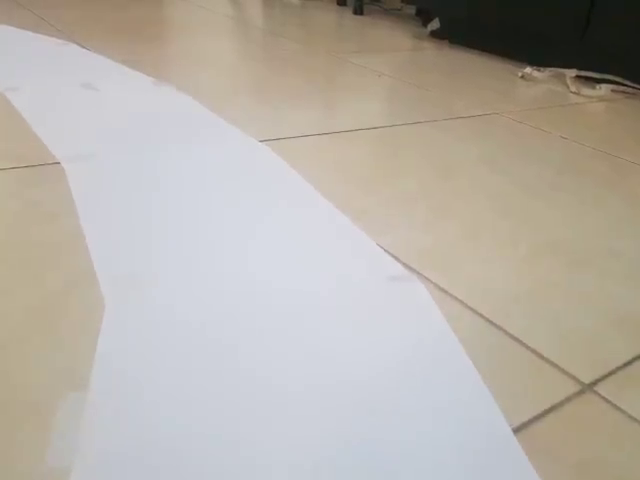
#> input picture frame 73 of OpenCv/Resources/vid1.mp4, 640 x 480 px
$ python 'warp test.py'
#> lines starting #> are read from the running program, lines starting #| are printed output that depends on the picture; after the words box and inside, x2 and y2 are one past the last pixel; in counts of white or black regions, pixels touching at a corner belong together
### OpenCv/Tutorials/stackedImages.py
import cv2
import numpy as np


def stackImages(scale, imgArray):
    rows = len(imgArray)
    cols = len(imgArray[0])
    rowsAvailable = isinstance(imgArray[0], list)
    width = imgArray[0][0].shape[1]
    height = imgArray[0][0].shape[0]

    if rowsAvailable:

        for x in range(0, rows):
            for y in range(0, cols):

                if imgArray[x][y].shape[:2] == imgArray[0][0].shape[:2]:
                    imgArray[x][y] = cv2.resize(imgArray[x][y], (0, 0), None, scale, scale)

                else:
                    imgArray[x][y] = cv2.resize(imgArray[x][y], (imgArray[0][0].shape[1], imgArray[0][0].shape[0]), None, scale, scale)

                if len(imgArray[x][y].shape) == 2:
                    imgArray[x][y] = cv2.cvtColor(imgArray[x][y], cv2.COLOR_GRAY2BGR)

        imageBlank = np.zeros((height, width, 3), np.uint8)
        hor = [imageBlank] * rows
        hor_con = [imageBlank] * rows
        for x in range(0, rows):
            hor[x] = np.hstack(imgArray[x])
        ver = np.vstack(hor)

    else:

        for x in range(0, rows):

            if imgArray[x].shape[:2] == imgArray[0].shape[:2]:
                imgArray[x] = cv2.resize(imgArray[x], (0, 0), None, scale, scale)

            else:
                imgArray[x] = cv2.resize(imgArray[x], (imgArray[0].shape[1], imgArray[0].shape[0]), None, scale, scale)

            if len(imgArray[x].shape) == 2: imgArray[x] = cv2.cvtColor(imgArray[x], cv2.COLOR_GRAY2BGR)

        hor = np.hstack(imgArray)
        ver = hor

    return ver

### OpenCv/Tutorials/warp test.py
import cv2.cv2 as cv2
import numpy as np
from Tutorials.stackedImages import stackImages

######################
frameWidth = 640
frameHeight = 480
######################


def warp(img, point):

    #pts1 = np.float32([[111, 219], [287, 188], [154, 482], [352, 440]])
    pts1 = np.float32([[170, 60], [470, 60], [70, 420], [570, 420]])
    pts2 = np.float32([[0, 0], [frameWidth, 0], [0, frameHeight], [frameWidth, frameHeight]])
    matrix = cv2.getPerspectiveTransform(pts1, pts2)

    imgOutput = cv2.warpPerspective(img, matrix, (frameWidth, frameHeight))

    homg_point = [point[0], point[1], 1]
    transf_homg_point = matrix.dot(homg_point)
    transf_homg_point /= transf_homg_point[2]
    transf_point = transf_homg_point[:2]
    print(transf_point)

    return imgOutput, transf_point


path = '../Resources/vid1.mp4'
vid = cv2.VideoCapture(path)
vid.set(3, frameWidth)
vid.set(4, frameHeight)

frameCounter = 0

while True:

    frameCounter += 1
    if vid.get(cv2.CAP_PROP_FRAME_COUNT) == frameCounter:
        vid.set(cv2.CAP_PROP_POS_FRAMES, 0)
        frameCounter = 0

    success, img = vid.read()
#> img is the input picture: shape (480, 640, 3); mean B, G, R 167.4, 175.7, 181.8
    point = np.array([360, 100])

    warp_img, warp_point = warp(img, point)
#> in warp, `imgOutput = cv2.warpPerspective(img, matrix, (frameWidth, frameHeight))`:
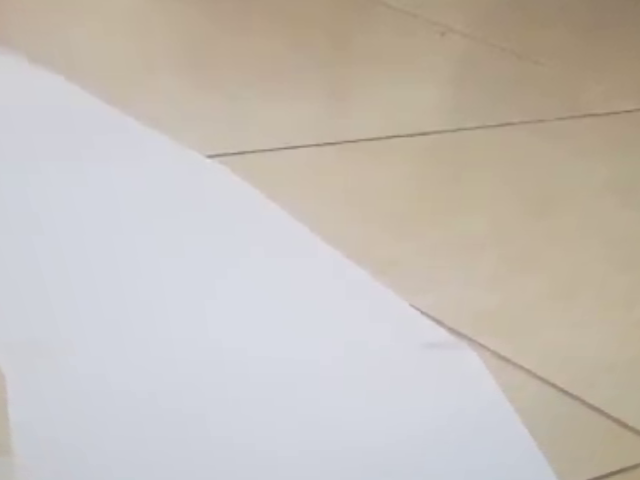
#> imgOutput: shape (480, 640, 3); mean B, G, R 184.1, 190.8, 197.3
#> warp_point = [399.4, 82.76]

    cv2.circle(img, point, radius=2, color=(0, 0, 255), thickness=7)
#> img: shape (480, 640, 3); 0.04% of pixels changed, all inside (x1, y1, x2, y2) = (354, 94, 367, 107)
    cv2.circle(warp_img, warp_point.astype(int), radius=2, color=(0, 0, 255), thickness=7)
#> warp_img: shape (480, 640, 3); 0.04% of pixels changed, all inside (x1, y1, x2, y2) = (393, 76, 406, 89)


    imgStack = stackImages(0.4, ([img, warp_img]))
#> in stackImages, `rows = len(imgArray)`: rows = 2
#> in stackImages, `cols = len(imgArray[0])`: cols = 480
#> in stackImages, `rowsAvailable = isinstance(imgArray[0], list)`: rowsAvailable = False
#> after the loop in stackImages, `for x in range(0, rows):`: imgArray = 2 items
#> in stackImages, `hor = np.hstack(imgArray)`:
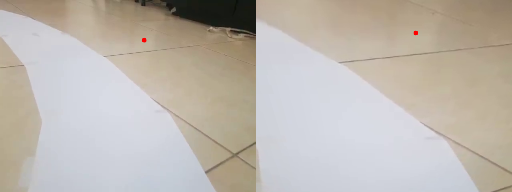
#> hor: shape (192, 512, 3); mean of channels 0, 1, 2 175.7, 183.2, 189.6; drawn as B, G, R
    cv2.imshow("Test", imgStack)
    cv2.waitKey(1)

$ run again, starting later in the video
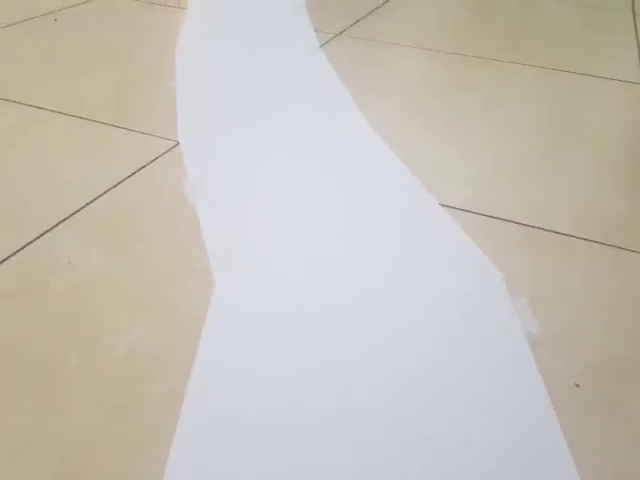
#> input picture frame 329 of OpenCv/Resources/vid1.mp4, 640 x 480 px
#> img is the input picture: shape (480, 640, 3); mean B, G, R 184.2, 192.9, 198.1
#> in warp, `imgOutput = cv2.warpPerspective(img, matrix, (frameWidth, frameHeight))`:
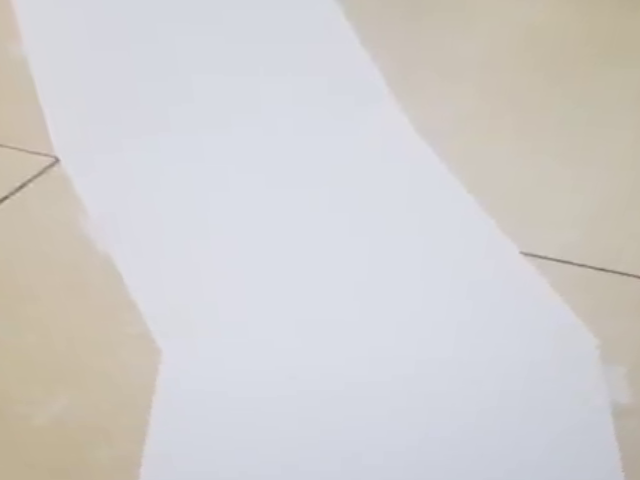
#> imgOutput: shape (480, 640, 3); mean B, G, R 206.5, 206.9, 209
#> warp_point = [399.4, 82.76]
#> img: shape (480, 640, 3); 0.04% of pixels changed, all inside (x1, y1, x2, y2) = (354, 94, 367, 107)
#> warp_img: shape (480, 640, 3); 0.04% of pixels changed, all inside (x1, y1, x2, y2) = (393, 76, 406, 89)
#> rows = 2
#> cols = 480
#> rowsAvailable = False
#> after the loop in stackImages, `for x in range(0, rows):`: imgArray = 2 items
#> in stackImages, `hor = np.hstack(imgArray)`:
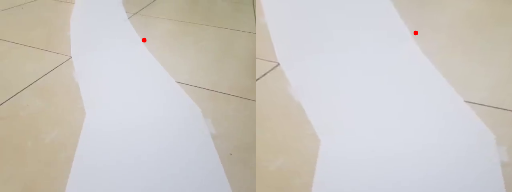
#> hor: shape (192, 512, 3); mean of channels 0, 1, 2 195.3, 199.8, 203.6; drawn as B, G, R

$ run again, starting later in the video
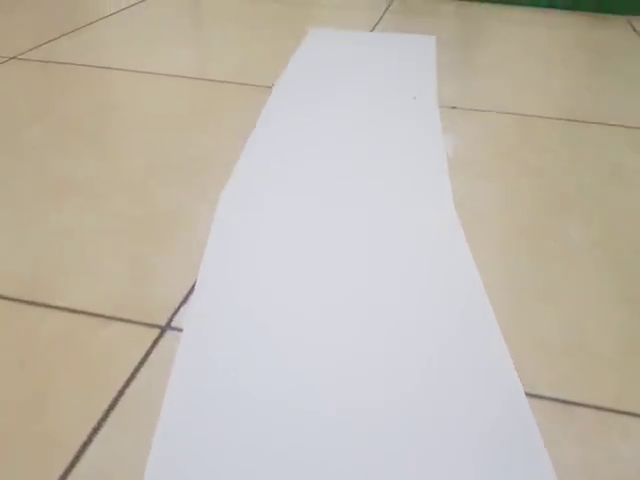
#> input picture frame 586 of OpenCv/Resources/vid1.mp4, 640 x 480 px
#> img is the input picture: shape (480, 640, 3); mean B, G, R 174.5, 185.8, 192.9
#> in warp, `imgOutput = cv2.warpPerspective(img, matrix, (frameWidth, frameHeight))`:
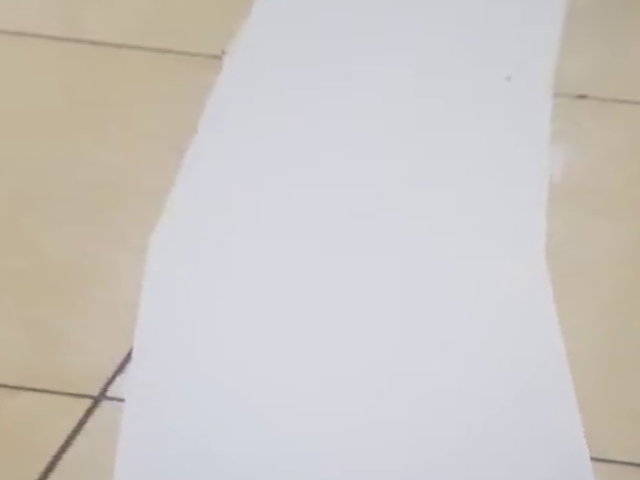
#> imgOutput: shape (480, 640, 3); mean B, G, R 195.9, 199.5, 204
#> warp_point = [399.4, 82.76]
#> img: shape (480, 640, 3); 0.04% of pixels changed, all inside (x1, y1, x2, y2) = (354, 94, 367, 107)
#> warp_img: shape (480, 640, 3); 0.04% of pixels changed, all inside (x1, y1, x2, y2) = (393, 76, 406, 89)
#> rows = 2
#> cols = 480
#> rowsAvailable = False
#> after the loop in stackImages, `for x in range(0, rows):`: imgArray = 2 items
#> in stackImages, `hor = np.hstack(imgArray)`:
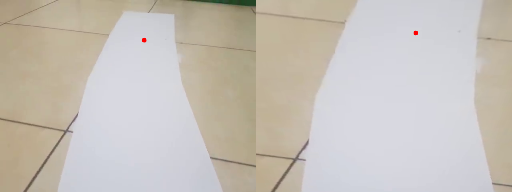
#> hor: shape (192, 512, 3); mean of channels 0, 1, 2 185.1, 192.6, 198.5; drawn as B, G, R
